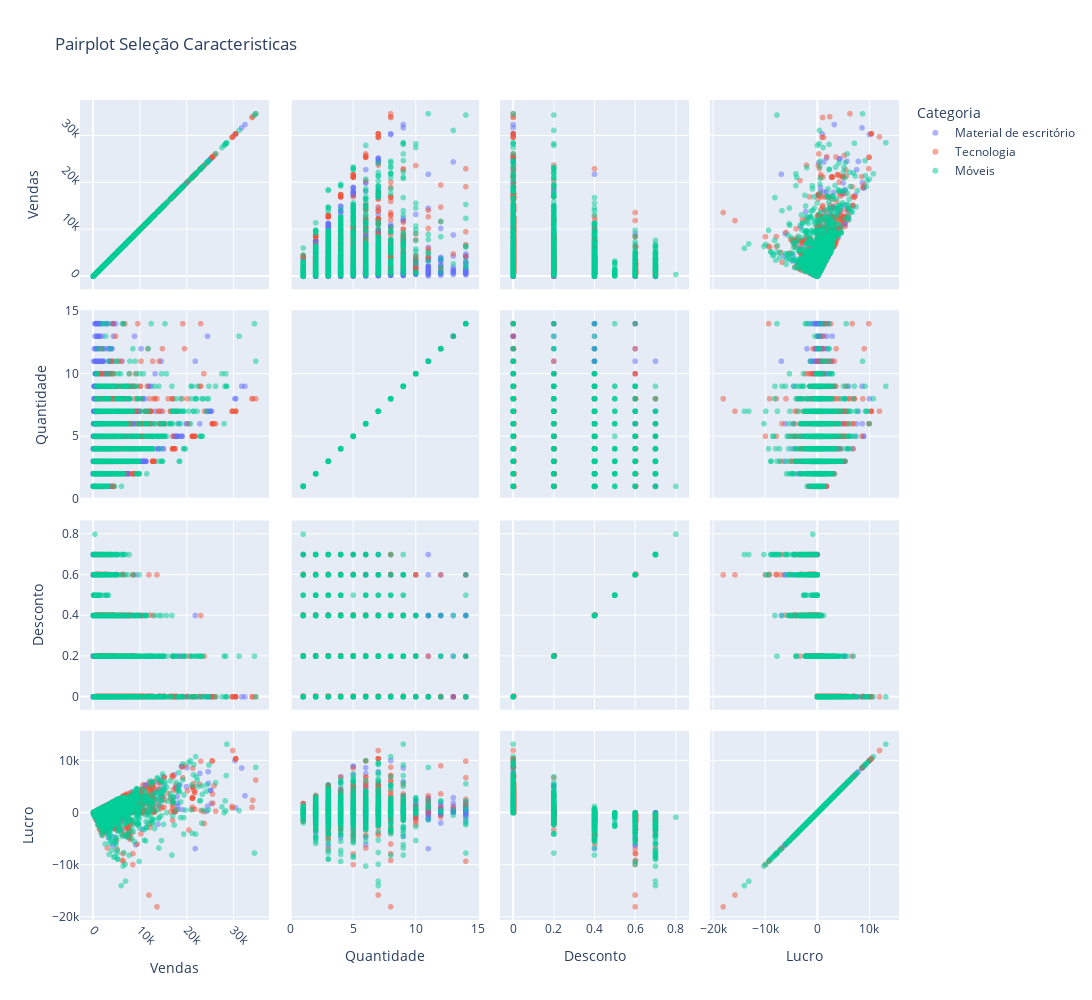

Source (notebook cell):
### Code cell
fig = px.scatter_matrix(
    dados_filtrados,
    dimensions=['Vendas', 'Quantidade', 'Desconto', 'Lucro'],
    color='Categoria',
    title='Pairplot Seleção Caracteristicas',
    opacity=0.5,  
)


fig.update_layout(
    autosize=False,
    width=1200,  
    height=1000, 
)


fig.update_xaxes(title_font=dict(size=14), tickangle=45)
fig.update_yaxes(title_font=dict(size=14), tickangle=45)


fig.show()

### Figure 1 — Plotly figure (JSON) as saved in the notebook; plotly's stock layout.template omitted (floating-point values rounded to 4 significant figures; data arrays with more than 128 entries replaced by an {"elided": "..."} marker saying what was removed)
{"data": [{"dimensions": [{"axis": {"matches": true}, "label": "Vendas", "values": {"elided": "5838 float values"}}, {"axis": {"matches": true}, "label": "Quantidade", "values": {"elided": "5838 int values"}}, {"axis": {"matches": true}, "label": "Desconto", "values": {"elided": "5838 float values"}}, {"axis": {"matches": true}, "label": "Lucro", "values": {"elided": "5838 float values"}}], "hovertemplate": "Categoria=Material de escritório<br>%{xaxis.title.text}=%{x}<br>%{yaxis.title.text}=%{y}<extra></extra>", "legendgroup": "Material de escritório", "marker": {"color": "#636efa", "opacity": 0.5, "symbol": "circle"}, "name": "Material de escritório", "showlegend": true, "type": "splom"}, {"dimensions": [{"axis": {"matches": true}, "label": "Vendas", "values": {"elided": "2048 float values"}}, {"axis": {"matches": true}, "label": "Quantidade", "values": {"elided": "2048 int values"}}, {"axis": {"matches": true}, "label": "Desconto", "values": {"elided": "2048 float values"}}, {"axis": {"matches": true}, "label": "Lucro", "values": {"elided": "2048 float values"}}], "hovertemplate": "Categoria=Tecnologia<br>%{xaxis.title.text}=%{x}<br>%{yaxis.title.text}=%{y}<extra></extra>", "legendgroup": "Tecnologia", "marker": {"color": "#EF553B", "opacity": 0.5, "symbol": "circle"}, "name": "Tecnologia", "showlegend": true, "type": "splom"}, {"dimensions": [{"axis": {"matches": true}, "label": "Vendas", "values": {"elided": "2376 float values"}}, {"axis": {"matches": true}, "label": "Quantidade", "values": {"elided": "2376 int values"}}, {"axis": {"matches": true}, "label": "Desconto", "values": {"elided": "2376 float values"}}, {"axis": {"matches": true}, "label": "Lucro", "values": {"elided": "2376 float values"}}], "hovertemplate": "Categoria=Móveis<br>%{xaxis.title.text}=%{x}<br>%{yaxis.title.text}=%{y}<extra></extra>", "legendgroup": "Móveis", "marker": {"color": "#00cc96", "opacity": 0.5, "symbol": "circle"}, "name": "Móveis", "showlegend": true, "type": "splom"}], "layout": {"autosize": false, "dragmode": "select", "height": 1000, "legend": {"title": {"text": "Categoria"}, "tracegroupgap": 0}, "title": {"text": "Pairplot Seleção Caracteristicas"}, "width": 1200, "xaxis": {"tickangle": 45, "title": {"font": {"size": 14}}}, "yaxis": {"tickangle": 45, "title": {"font": {"size": 14}}}}}
